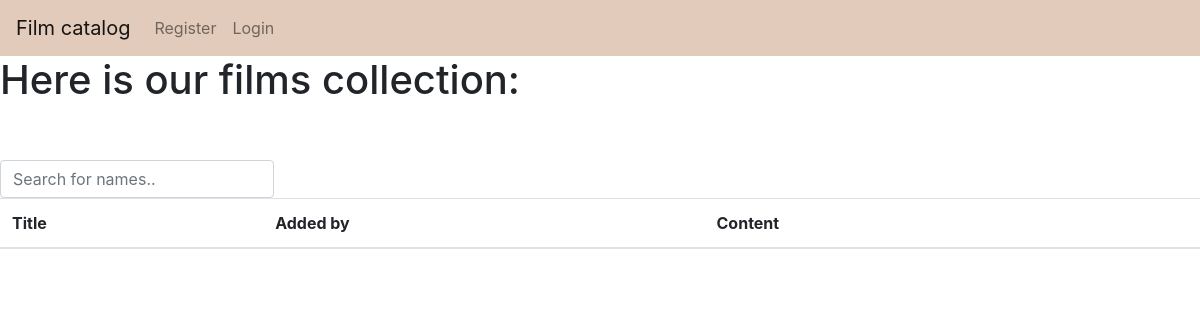
Page /home on the earlier database version.
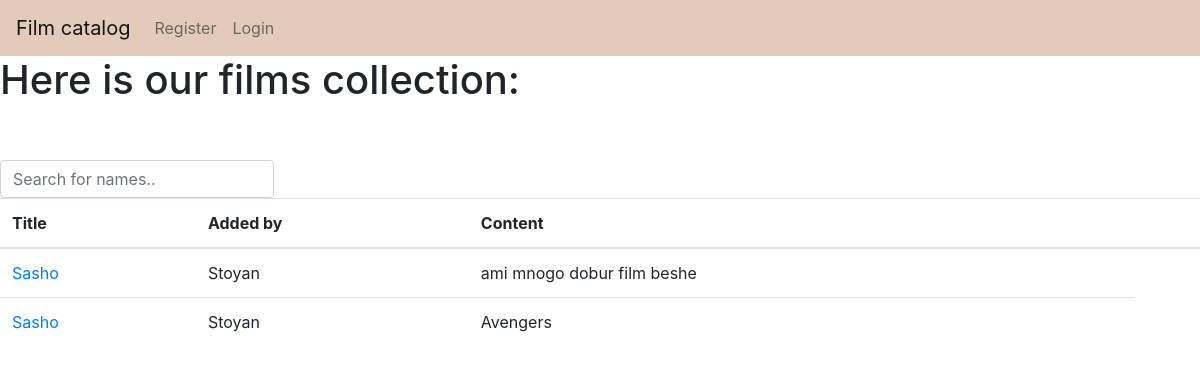
Same page on the later database version.
### tables this page shows
CREATE TABLE FILMS 
    (
        film_id INTEGER PRIMARY KEY AUTOINCREMENT, 
        name TEXT, 
        author TEXT, 
        content TEXT
    );

### app.py (the view)
@app.route("/home")
def home():
    return render_template("films.html", films=Film.all(),
                           usr=None, edit=0)

### database.py (called while the page is built)
    def __enter__(self):
        self.conn = sqlite3.connect("films.db")
        return self.conn.cursor()

    def __exit__(self, type, value, traceback):
        self.conn.commit()

### film.py (called while the page is built)
    @staticmethod
    def all():
        with DB() as db:
            rows = db.execute('SELECT * FROM FILMS').fetchall()
            return [Film(*row) for row in rows]

### templates/films.html (shortened to what this page needs)
{% extends "base.html" %}
{% block content %}
    {% if usr %}
        <h1>Hello {{ usr }}</h1>
        <br/><br/><br/>
        <h2>If you want to add new film to our collection:   <a href="/profile/add_film">Click here</a></h2>
        <br/>
        <h1>You previously added these films: </h1>
    {% else %}
        <h1>Here is our films collection: </h1>
    {% endif %}
    <br/><br/>
    <form class="form-inline my-2 my-lg-0">
        <input class="form-control mr-sm-2" type="search" id="myInput" onkeyup="searchFunction()"
               placeholder="Search for names.." aria-label="Search">
    </form>
    <table id="myTable" class="table">
	    <thead>
		    <tr>
			    <th>Title</th>
			    <th>Added by</th>
			    <th>Content</th>
                <th></th>
		    </tr>
	    </thead>
	    <tbody>
	    {% if films %}
            {% for film in films %}
                <tr>
                    <td>
                        <a href="/home/{{film.film_id}}/{{ edit }}">{{film.name}}</a>
                    </td>
                    <td>{{ film.author }}</td>
                    <td>{{ film.content }}</td>
                </tr>
            {% endfor %}
        {% endif %}
	    </tbody>
    </table>
{% endblock %}

Differences in the rows shown:
added FILMS: name "Sasho", author "Stoyan", content "ami mnogo dobur film beshe"
added FILMS: name "Sasho", author "Stoyan", content "Avengers"
